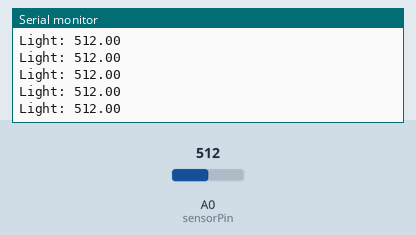
This sketch was run on a simulated Arduino Uno, built with avr-gcc and run on an emulated ATmega328P. Shown: the last lines printed to the serial monitor. The test bench sets the inputs (shaded band); at power-on: A0 (sensorPin) = 512.

Above: at 1.2 s.
1.3 s: A0 (sensorPin) set to 716
At 1.31 s:
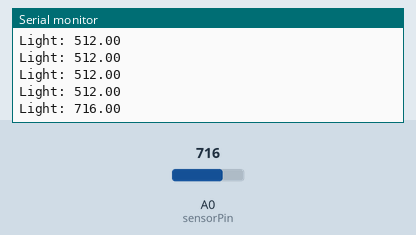
2.8 s: A0 (sensorPin) set to 900
At 2.82 s:
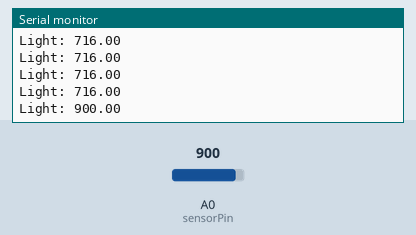
Timing chart, 0 to 5.8 s (numbered marks = the images above; inputs shaded):
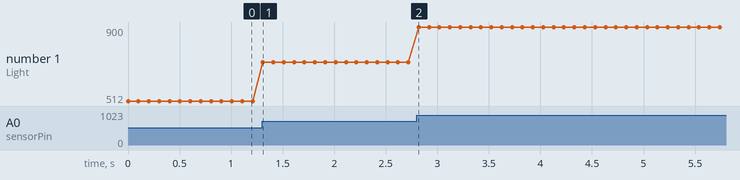

The sketch:

02.0-arduino-lightsens-analog.ino
```cpp
// (licence header left out)
int sensorPin = A0;    // select the input pin for the potentiometer

void setup() {
  Serial.begin(115200);
}

void loop() {
  float sensorValue = analogRead(sensorPin);
  Serial.print("Light: ");
  Serial.println(sensorValue);
  // outcomment delay(100);
  // then and watch flickering of fluorescent and (some) LED lamps
  // and some computer screens with Arduino serial plotter
  delay(100);
}
```

Measured:
- after the input at 1.3 s, the serial monitor: prints a new line at once (image 1)
- after the input at 2.8 s, the serial monitor: prints a new line at once (image 2)
- plotted number 1: 512 → 716 after the input at 1.3 s, 716 → 900 after the input at 2.8 s
